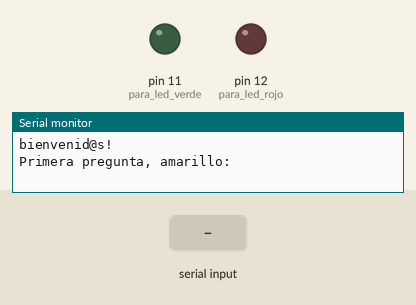
Recording of a sketch running on a simulated Arduino Uno, built with avr-gcc and run on an emulated ATmega328P. On the bench: output pins drawn as LEDs (lit = HIGH), the last lines printed to the serial monitor. The test bench sets the inputs (shaded band).

Above: at 1.2 s.
1.3 s: "amarillo" received over Serial
At 3.1 s:
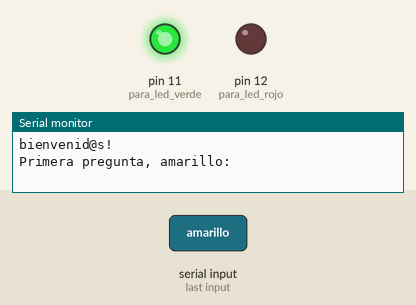
4.3 s: "AMARILLO" received over Serial
At 8.1 s:
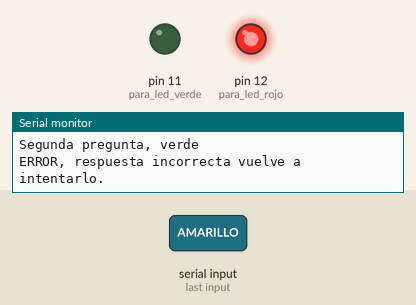
9.8 s: "verde" received over Serial
At 12.9 s:
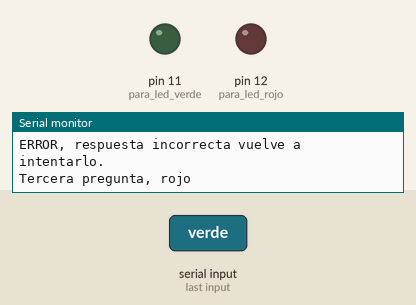
Timing chart, 0 to 14.4 s (numbered marks = the images above; inputs shaded):
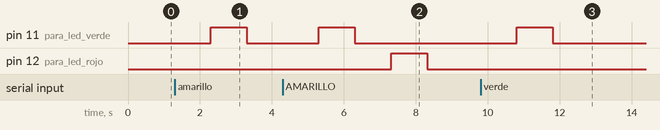

Measured:
- after the input at 1.3 s, pin 11 (para_led_verde): LOW → HIGH after 1.0 s, → LOW 1.0 s later
- after the input at 4.3 s, pin 11 (para_led_verde): LOW → HIGH after 1.0 s, → LOW 1.0 s later; pin 12 (para_led_rojo): LOW → HIGH after 3.0 s, → LOW 1.0 s later
- after the input at 9.8 s, pin 11 (para_led_verde): LOW → HIGH after 1.0 s, → LOW 1.0 s later

The sketch:

comparaTextoJuego.ino
```cpp
 /*
 Juego de preguntas
 Santorcuato 2017
*/

 String texto;

 void setup() {
     pinMode(11, OUTPUT);// para led verde
     pinMode(12, OUTPUT);// para led rojo
     Serial.begin(9600);
     Serial.println("bienvenid@s!");
     Serial.println("Primera pregunta, amarillo:");


   }

   void loop(){
     if(Serial.available()){


       texto = Serial.readString();
       texto.trim();


       if(texto =="amarillo"||texto =="AMARILLO"){
         digitalWrite(11, HIGH);
         delay(1000);
         digitalWrite(11, LOW);
         delay(1000);
         Serial.println("Segunda pregunta, verde");
       }


       if(texto =="verde"||texto =="VERDE"){
         digitalWrite(11, HIGH);
         delay(1000);
         digitalWrite(11, LOW);
           delay(1000);
         Serial.println("Tercera pregunta, rojo");
       }


       if(texto=="rojo"||texto=="ROJO"){
         digitalWrite(11, HIGH);
         delay(1000);
         digitalWrite(11, LOW);
           delay(1000);
           Serial.println("FIN, MISION COMPLETADA");
       }

      if(texto != "amarillo" && texto != "verde" && texto != "rojo"){
        Serial.println("ERROR, respuesta incorrecta vuelve a intentarlo.");
        digitalWrite(12, HIGH);
         delay(1000);
         digitalWrite(12, LOW);
         delay(1000);
        }


     }
   }
```
